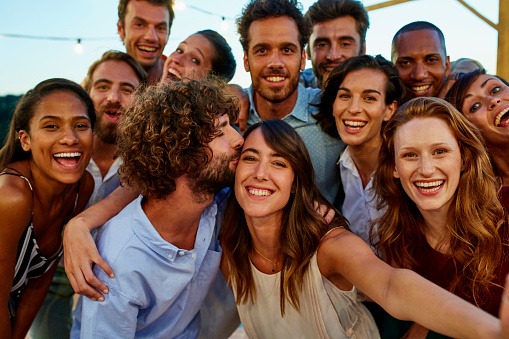
#> input picture Photos/grp3.jpg, 509 x 339 px, found by its file name
$ python face_detect.py
#> lines starting #> are read from the running program, lines starting #| are printed output that depends on the picture; after the words box and inside, x2 and y2 are one past the last pixel; in counts of white or black regions, pixels touching at a corner belong together
import cv2 as cv

img = cv.imread('/home/meghal/Personal/Konverge_AI/Training/OpenCV Basics/Photos/grp3.jpg')
#> img is the input picture: shape (339, 509, 3); mean B, G, R 76.5, 89.3, 118.4
cv.imshow("Man", img)

gray = cv.cvtColor(img, cv.COLOR_BGR2GRAY)
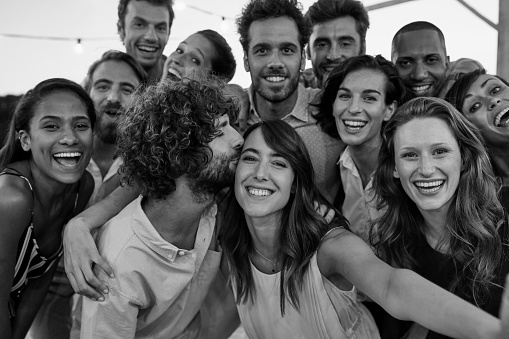
#> gray: shape (339, 509); min 0, max 255, mean 96.5

# Haarcascading technique
# It not the most used technique for face detection, but in some scenarios it is considered.
haar_cascade = cv.CascadeClassifier('/home/meghal/Personal/Konverge_AI/Training/OpenCV Basics/Face Detection and Recognition/haar_face.xml')

# The more the minNeighbor value the less is the noise that can affect the accuracy of detection.
faces_rectangle = haar_cascade.detectMultiScale(gray, scaleFactor=1.1, minNeighbors=3)
#> faces_rectangle = [[121, 5, 56, 56], [326, 71, 67, 67], [390, 39, 59, 59], [302, 19, 62, 62], [82, 62, 64, 64], [29, 97, 73, 73], [238, 21, 73, 73], [382, 120, 85, 85], [224, 131, 78, 78]]

print(f"Number of Faces Detected = {len(faces_rectangle)}")
#| Number of Faces Detected = 9

# Drawing Rectanlges where the faces are detected.
for (x,y,w,h) in faces_rectangle:
    cv.rectangle(img, (x,y), (x+w,y+h), (0,255,0), 2)
#> this loop made 9 passes
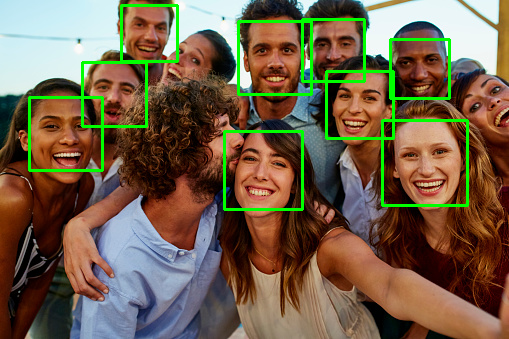
#> img: shape (339, 509, 3); 4.18% of pixels changed, all inside (x1, y1, x2, y2) = (28, 4, 469, 211)

cv.imshow("Face Detections", img)

cv.waitKey(0)

$ run again, with Photos/grp1.jpg copied over Photos/grp3.jpg
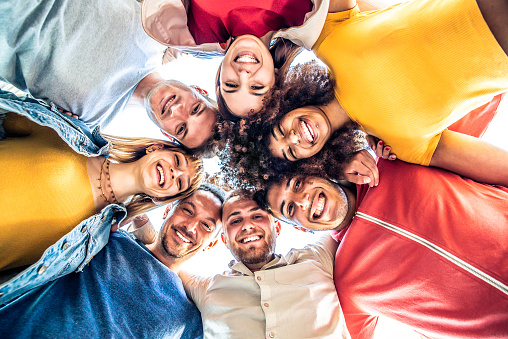
#> input picture Photos/grp1.jpg, 508 x 339 px, found by its file name
#> img is the input picture: shape (339, 508, 3); mean B, G, R 124.3, 143.4, 183.4
#> `gray = cv.cvtColor(img, cv.COLOR_BGR2GRAY)`:
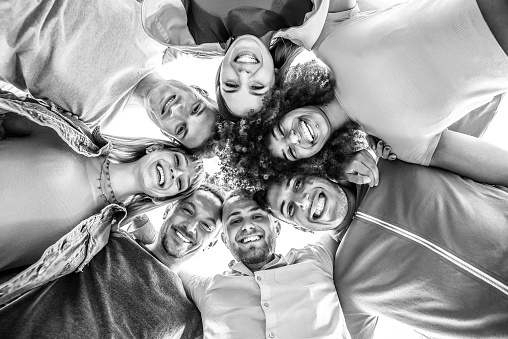
#> gray: shape (339, 508); min 0, max 255, mean 153.2
#> faces_rectangle = [[219, 198, 57, 57], [207, 28, 80, 80], [45, 97, 153, 153]]
#| Number of Faces Detected = 3
#> the loop `for (x,y,w,h) in faces_rectangle:` made 3 passes
#> after the loop `for (x,y,w,h) in faces_rectangle:`:
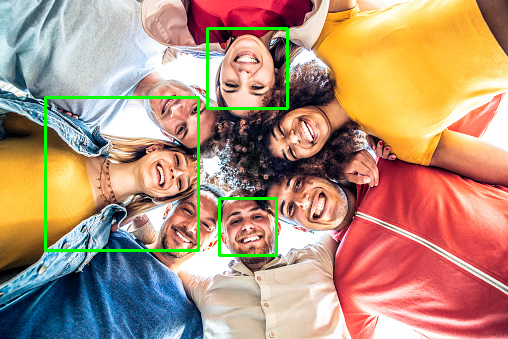
#> img: shape (339, 508, 3); 2.01% of pixels changed, all inside (x1, y1, x2, y2) = (44, 27, 289, 257)

$ run again, with Photos/grp2.jpg copied over Photos/grp3.jpg
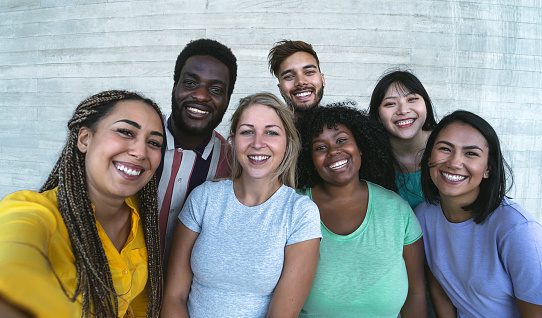
#> input picture Photos/grp2.jpg, 542 x 318 px, found by its file name
#> img is the input picture: shape (318, 542, 3); mean B, G, R 146.3, 148.7, 142.7
#> `gray = cv.cvtColor(img, cv.COLOR_BGR2GRAY)`:
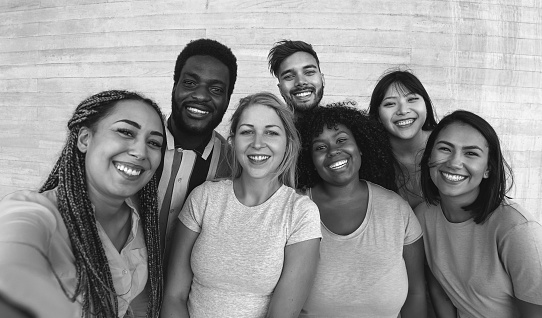
#> gray: shape (318, 542); min 1, max 254, mean 146.7
#> faces_rectangle = [[374, 80, 57, 57], [227, 106, 66, 66], [273, 52, 55, 55], [425, 125, 69, 69], [169, 58, 69, 69], [302, 124, 62, 62], [79, 100, 90, 90]]
#| Number of Faces Detected = 7
#> the loop `for (x,y,w,h) in faces_rectangle:` made 7 passes
#> after the loop `for (x,y,w,h) in faces_rectangle:`:
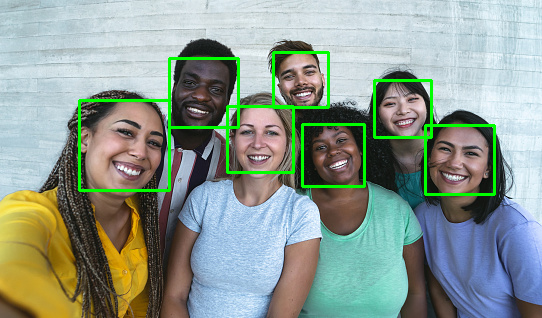
#> img: shape (318, 542, 3); 3.14% of pixels changed, all inside (x1, y1, x2, y2) = (78, 51, 496, 196)

$ run again, with Photos/Person.jpg copied over Photos/grp3.jpg
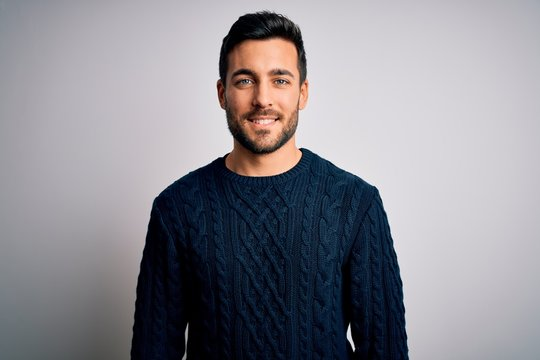
#> input picture Photos/Person.jpg, 540 x 360 px, found by its file name
#> img is the input picture: shape (360, 540, 3); mean B, G, R 145.5, 138.8, 140.1
#> `gray = cv.cvtColor(img, cv.COLOR_BGR2GRAY)`:
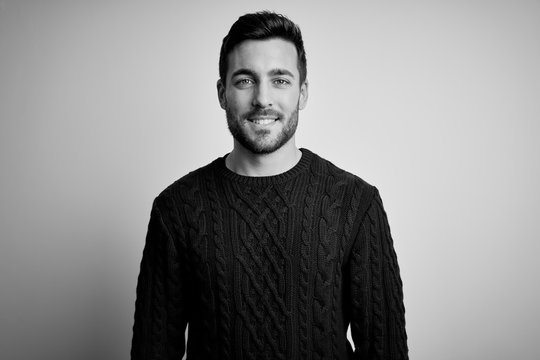
#> gray: shape (360, 540); min 0, max 252, mean 140
#> faces_rectangle = [[212, 40, 101, 101]]
#| Number of Faces Detected = 1
#> the loop `for (x,y,w,h) in faces_rectangle:` made 1 pass
#> after the loop `for (x,y,w,h) in faces_rectangle:`:
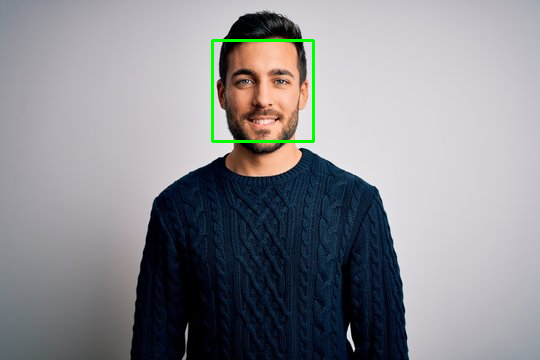
#> img: shape (360, 540, 3); 0.62% of pixels changed, all inside (x1, y1, x2, y2) = (211, 39, 315, 143)
